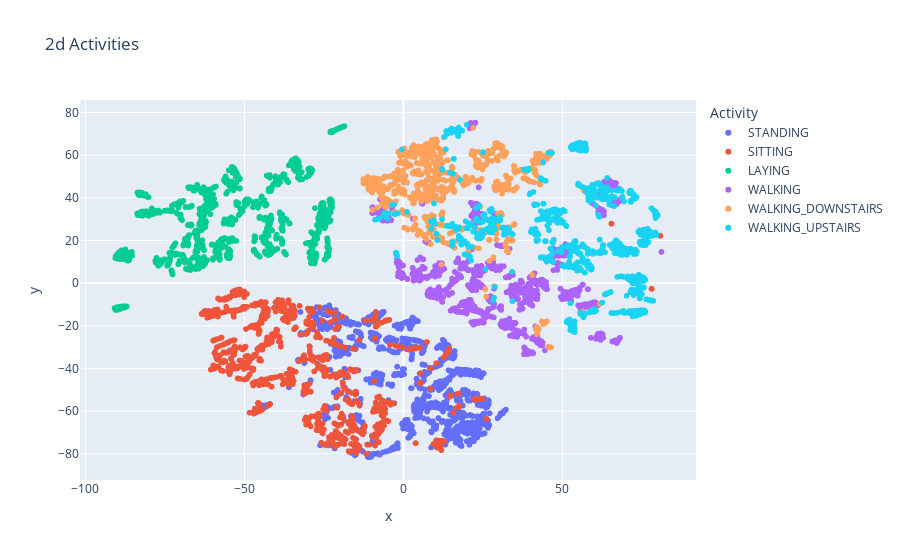

The notebook cell this image was saved under:
### Code cell
import plotly.express as px
px.scatter(df_2_comp, x='x', y='y', color='Activity', title='2d Activities')

### Figure 1 — Plotly figure (JSON) as saved in the notebook; plotly's stock layout.template omitted (floating-point values rounded to 4 significant figures; data arrays with more than 128 entries replaced by an {"elided": "..."} marker saying what was removed)
{"data": [{"hovertemplate": "Activity=STANDING<br>x=%{x}<br>y=%{y}<extra></extra>", "legendgroup": "STANDING", "marker": {"color": "#636efa", "symbol": "circle"}, "mode": "markers", "name": "STANDING", "showlegend": true, "type": "scattergl", "x": {"elided": "1374 float values"}, "xaxis": "x", "y": {"elided": "1374 float values"}, "yaxis": "y"}, {"hovertemplate": "Activity=SITTING<br>x=%{x}<br>y=%{y}<extra></extra>", "legendgroup": "SITTING", "marker": {"color": "#EF553B", "symbol": "circle"}, "mode": "markers", "name": "SITTING", "showlegend": true, "type": "scattergl", "x": {"elided": "1286 float values"}, "xaxis": "x", "y": {"elided": "1286 float values"}, "yaxis": "y"}, {"hovertemplate": "Activity=LAYING<br>x=%{x}<br>y=%{y}<extra></extra>", "legendgroup": "LAYING", "marker": {"color": "#00cc96", "symbol": "circle"}, "mode": "markers", "name": "LAYING", "showlegend": true, "type": "scattergl", "x": {"elided": "1407 float values"}, "xaxis": "x", "y": {"elided": "1407 float values"}, "yaxis": "y"}, {"hovertemplate": "Activity=WALKING<br>x=%{x}<br>y=%{y}<extra></extra>", "legendgroup": "WALKING", "marker": {"color": "#ab63fa", "symbol": "circle"}, "mode": "markers", "name": "WALKING", "showlegend": true, "type": "scattergl", "x": {"elided": "1226 float values"}, "xaxis": "x", "y": {"elided": "1226 float values"}, "yaxis": "y"}, {"hovertemplate": "Activity=WALKING_DOWNSTAIRS<br>x=%{x}<br>y=%{y}<extra></extra>", "legendgroup": "WALKING_DOWNSTAIRS", "marker": {"color": "#FFA15A", "symbol": "circle"}, "mode": "markers", "name": "WALKING_DOWNSTAIRS", "showlegend": true, "type": "scattergl", "x": {"elided": "986 float values"}, "xaxis": "x", "y": {"elided": "986 float values"}, "yaxis": "y"}, {"hovertemplate": "Activity=WALKING_UPSTAIRS<br>x=%{x}<br>y=%{y}<extra></extra>", "legendgroup": "WALKING_UPSTAIRS", "marker": {"color": "#19d3f3", "symbol": "circle"}, "mode": "markers", "name": "WALKING_UPSTAIRS", "showlegend": true, "type": "scattergl", "x": {"elided": "1073 float values"}, "xaxis": "x", "y": {"elided": "1073 float values"}, "yaxis": "y"}], "layout": {"legend": {"title": {"text": "Activity"}, "tracegroupgap": 0}, "title": {"text": "2d Activities"}, "xaxis": {"anchor": "y", "domain": [0, 1], "title": {"text": "x"}}, "yaxis": {"anchor": "x", "domain": [0, 1], "title": {"text": "y"}}}}
